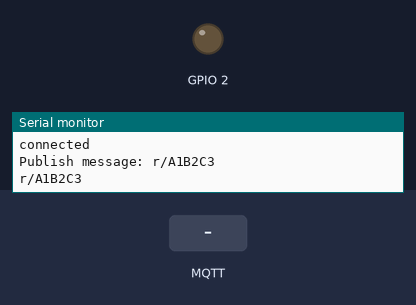
Simulated run of this sketch. Board: ESP8266 (NodeMCU). On the bench: output pins drawn as LEDs (lit = HIGH), the last lines printed to the serial monitor. Inputs (shaded band) come from the test bench. WiFi joins after 1.5 s; servers stay silent unless stated; no MQTT or app messages arrive unless stated.

Above: at 2.7 s.
2.8 s: MQTT message "0" arrives on the first subscribed topic
At 4.0 s:
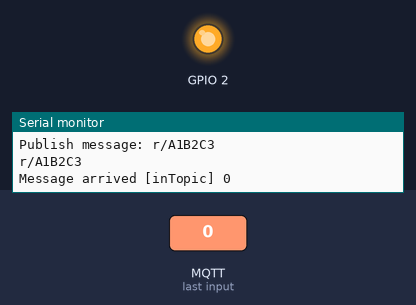
4.3 s: MQTT message "1" arrives on the first subscribed topic
At 5.2 s:
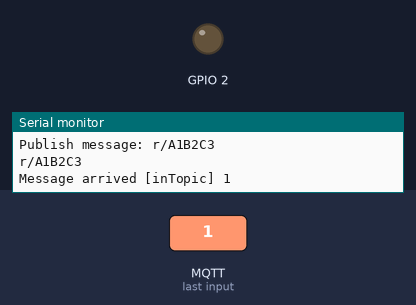
5.8 s: MQTT message "2" arrives on the first subscribed topic
At 6.4 s:
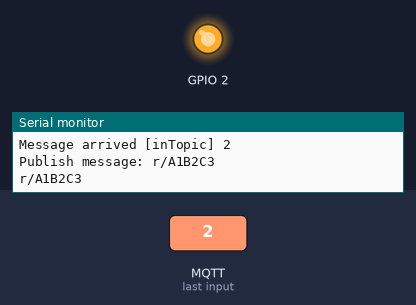
Timing chart, 0 to 8.8 s (numbered marks = the images above; inputs shaded):
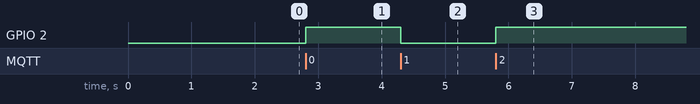

Measured:
- after the input at 2.8 s, GPIO 2: LOW → HIGH at once
- after the input at 4.3 s, GPIO 2: HIGH → LOW at once
- after the input at 5.8 s, GPIO 2: LOW → HIGH at once

The sketch:

MQTT_NodeMCU.ino
```cpp
/*
 Basic ESP8266 MQTT example

 This sketch demonstrates the capabilities of the pubsub library in combination
 with the ESP8266 board/library.

 It connects to an MQTT server then:
  - publishes "hello world" to the topic "outTopic" every two seconds
  - subscribes to the topic "inTopic", printing out any messages
    it receives. NB - it assumes the received payloads are strings not binary
  - If the first character of the topic "inTopic" is an 1, switch ON the ESP Led,
    else switch it off

 It will reconnect to the server if the connection is lost using a blocking
 reconnect function. See the 'mqtt_reconnect_nonblocking' example for how to
 achieve the same result without blocking the main loop.

 To install the ESP8266 board, (using Arduino 1.6.4+):
  - Add the following 3rd party board manager under "File -> Preferences -> Additional Boards Manager URLs":
       http://arduino.esp8266.com/stable/package_esp8266com_index.json
  - Open the "Tools -> Board -> Board Manager" and click install for the ESP8266"
  - Select your ESP8266 in "Tools -> Board"

*/

#include <ESP8266WiFi.h>
#include <PubSubClient.h>

// Update these with values suitable for your network.

const char* ssid = "EYRO";
const char* password = "eyro1234";
const char* mqtt_server = "192.168.1.134";
const char* topic = "";
String s= "";
String parsing= "";
String fix="";

WiFiClient espClient;
PubSubClient client(espClient);
long lastMsg = 0;
char msg[50];
int value = 0;

void setup() {
  pinMode(BUILTIN_LED, OUTPUT);     // Initialize the BUILTIN_LED pin as an output
  Serial.begin(115200);
  setup_wifi();
  client.setServer(mqtt_server, 1883);
  client.setCallback(callback);
}

void setup_wifi() {

  delay(10);
  // We start by connecting to a WiFi network
  Serial.println();
  Serial.print("Connecting to ");
  Serial.println(ssid);

  WiFi.begin(ssid, password);

  while (WiFi.status() != WL_CONNECTED) {
    delay(500);
    Serial.print(".");
  }

  Serial.println("");
  Serial.println("WiFi connected");
  Serial.println("IP address: ");
  Serial.println(WiFi.localIP());
}

void callback(char* topic, byte* payload, unsigned int length) {
  Serial.print("Message arrived [");
  Serial.print(topic);
  Serial.print("] ");
  for (int i = 0; i < length; i++) {
    Serial.print((char)payload[i]);
  }
  Serial.println();

  // Switch on the LED if an 1 was received as first character
  if ((char)payload[0] == '1') {
    digitalWrite(BUILTIN_LED, LOW);   // Turn the LED on (Note that LOW is the voltage level
    // but actually the LED is on; this is because
    // it is acive low on the ESP-01)
  } else {
    digitalWrite(BUILTIN_LED, HIGH);  // Turn the LED off by making the voltage HIGH
  }

}

void reconnect() {
  // Loop until we're reconnected
  while (!client.connected()) {
    Serial.println("Attempting MQTT connection...");
    // Attempt to connect
    if (client.connect("ESP8266Client")) {
      s = WiFi.macAddress();
      parsing = s.substring(9,17);

      for(int i=2; i<7;i++){
        parsing.remove(i,1);
        i++;
      }
      fix = "r/" + parsing;
      Serial.println(s);
      topic=fix.c_str();
      Serial.println(WiFi.macAddress());
      Serial.println("connected");
      // Once connected, publish an announcement...
      client.publish("outTopic", topic);
      // ... and resubscribe
      client.subscribe("inTopic");
    } else {
      Serial.print("failed, rc=");
      Serial.print(client.state());
      Serial.println(" try again in 5 seconds");
      // Wait 5 seconds before retrying
      delay(5000);
    }
  }
}


void loop() {

  if (!client.connected()) {
    reconnect();
  }
  client.loop();

  long now = millis();
  if (now - lastMsg > 2000) {
    lastMsg = now;
    ++value;
    //snprintf (msg, 75, "hello world #%ld", value);
    Serial.print("Publish message: ");
    //Serial.println(msg);
    Serial.println(topic);
    byte mac[16];
    Serial.println(topic);
    /*parseBytes(topic, ':', mac, 16, 16);
    Serial.println(mac[0]);
    Serial.println(mac[1]);
    Serial.println(mac[2]);
    Serial.println(mac[3]);
    Serial.println(mac[4]);
    Serial.println(mac[5]);
    Serial.println(mac[6]);
    Serial.println(mac[7]);
    Serial.println(mac[8]);
    Serial.println(mac[9]);
    Serial.println(mac[10]);
    Serial.println(mac[11]);
    Serial.println(mac[12]);
    Serial.println(mac[13]);
    Serial.println(mac[14]);
    Serial.println(mac[15]);
    Serial.println(mac[16]);*/
    client.publish("outTopic", topic);
  }
}
```
